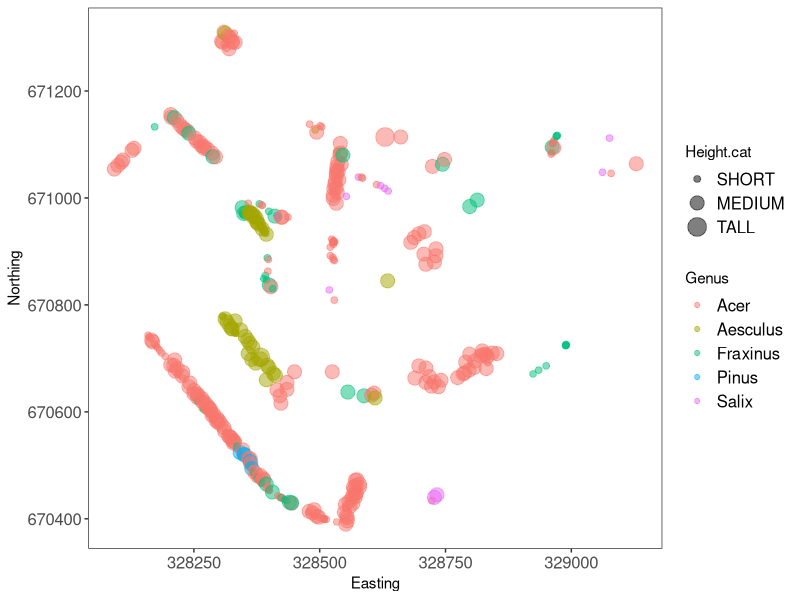
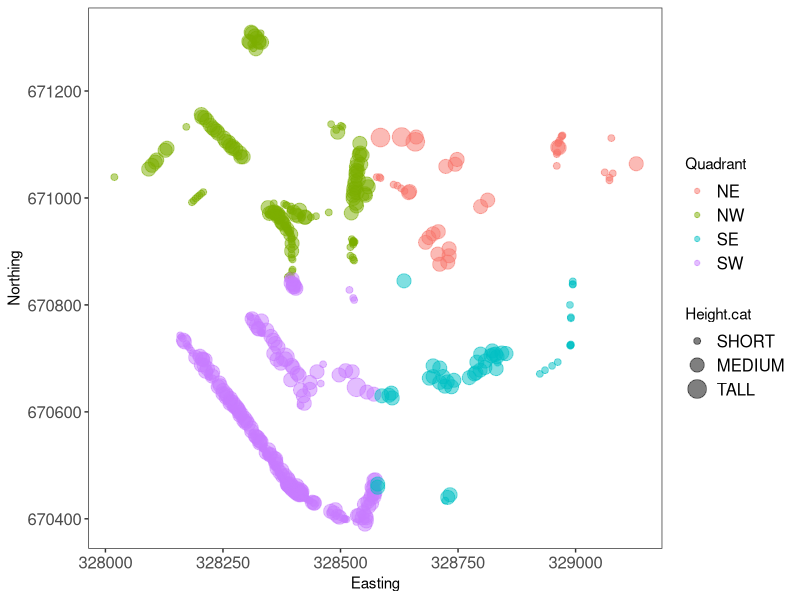
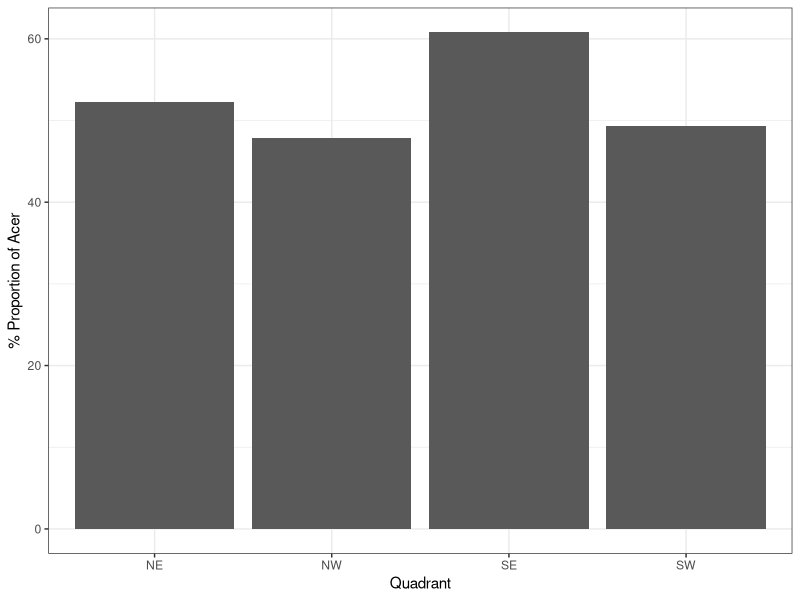
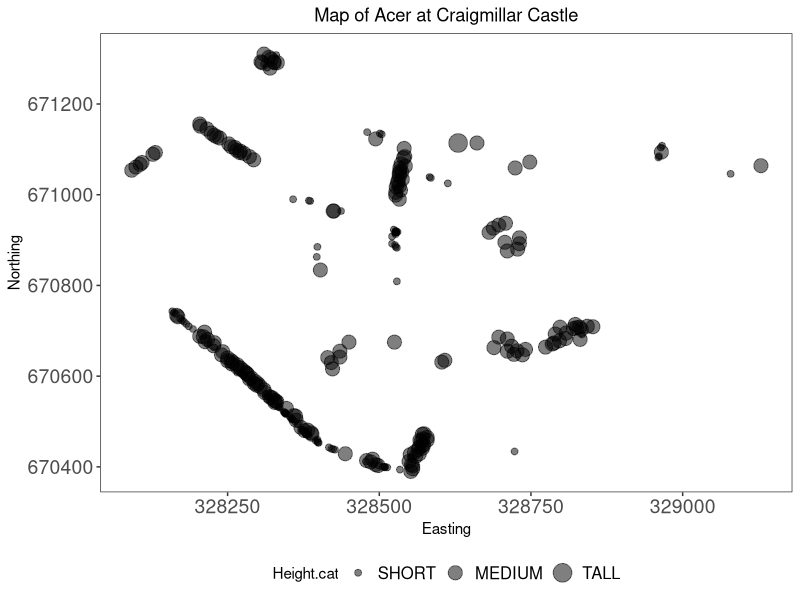
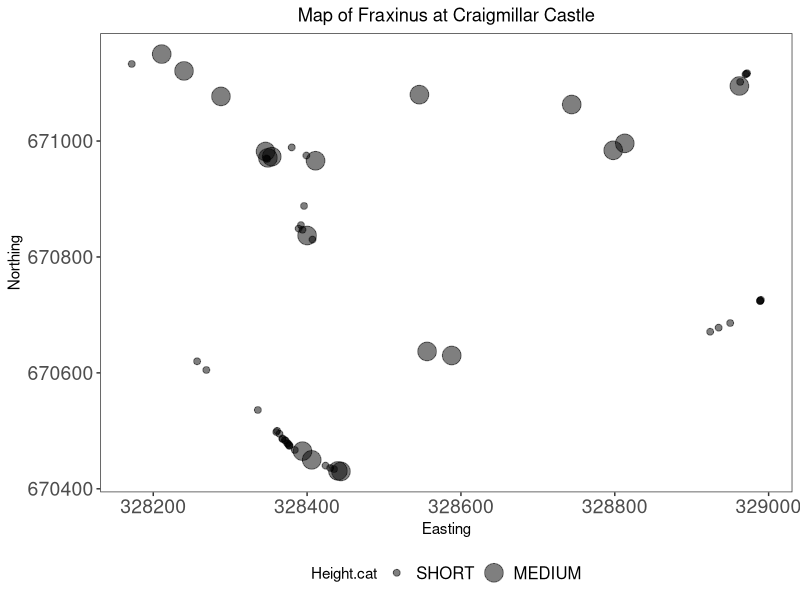
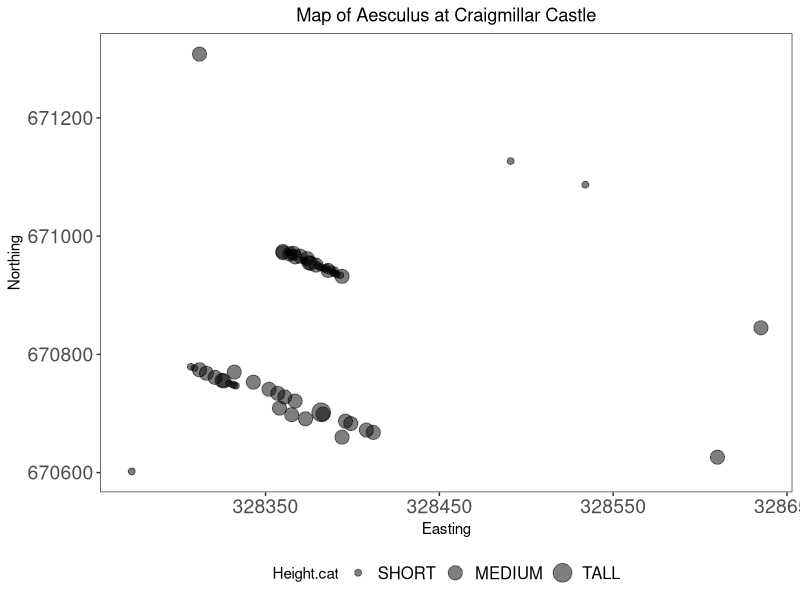
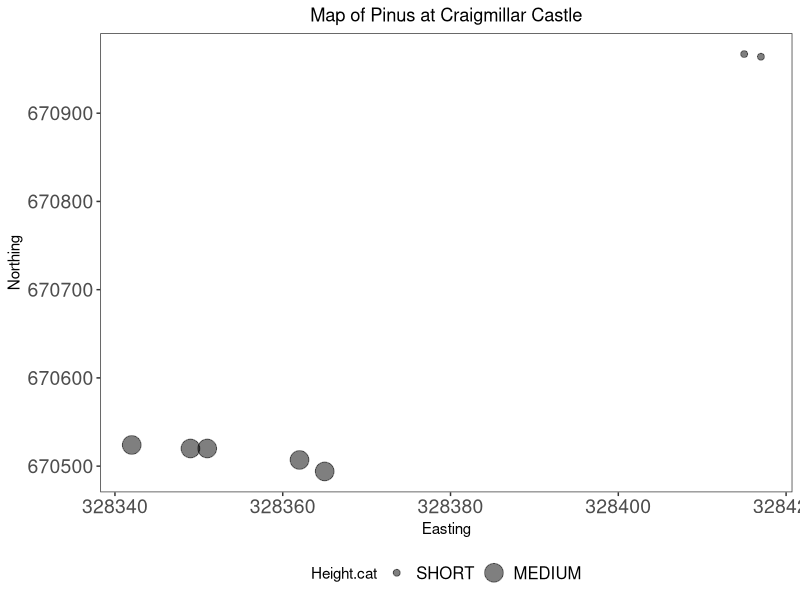
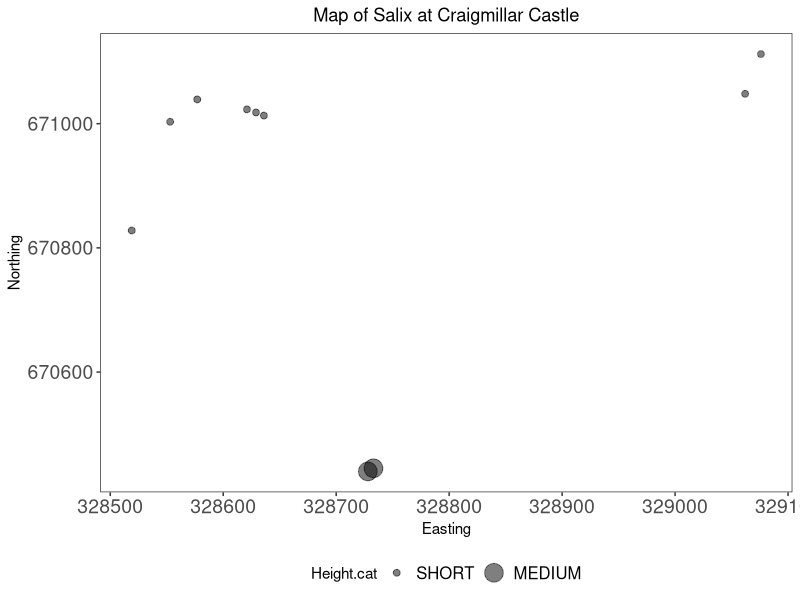

Generate these figures, in order, with R: (Note: this script raises an error after producing the figures.)
#################################################################
#                                                               #
#                   EFFICIENT DATA MANIPULATION                 #
#                USE PIPES TO STREAMLINE YOUR CODE              #
#                   Natasha Ramsden 17/06/2021                  #
#                                                               #
#################################################################

# Aims:
# Chain together multiple lines of codes with pipes %>%
# Use dplyr to its full potential
# Automate advanced tasks like plotting without writing a loop

# Data Info ----
# We are working with a subset of a larger dataset of trees within the City of 
# Edinburgh*. Work with subset of this large dataset (over 50 thousand trees!) 
# to the Special Landscape Area around Craigmillar Castle. trees.csv.

# *(Copyright City of Edinburgh Council, contains Ordnance Survey data © Crown 
# copyright and database right 2019)


# Libraries ----
library(dplyr)
library(ggplot2)
library(tidyr)
library(purrr)

# Set working directory ----
setwd("07_data_manipulation_2")

# Load data ----
trees <- read.csv("trees.csv", header=TRUE)
head(trees)


# 1. Intro to pipes ----

# Count the number of trees for each species 

trees.grouped <- group_by(trees, CommonName)
trees.summary <- summarise(trees.grouped, count = length(CommonName))   
# use length to count the no of rows (trees) for each group (species)
trees.summary <- tally(trees.grouped)  # does same as above

# USING THE PIPE | Ctrl + Shift + M | %>% 
# takes data frame created on left, passes it to function on right. 
# don't have to create intermediary objects
# avoids repeating object name in every function

trees.summary <- trees %>%  # the data frame object passed in the pipe
  group_by(CommonName) %>%  # don't need to name object, just grouping variable
  tally()   

# NOTE: Pipes only work on data frame objects, 
# and functions outside the tidyverse often require that you specify the 
# data source with a full stop dot .


# Count no of Ash, Rowan and Pine by age group

trees.subset <- trees %>%
  filter(CommonName %in% c('Common Ash', 'Rowan', 'Scots Pine')) %>% 
  group_by(CommonName, AgeGroup) %>% 
  tally()


# 2. More functions of dplyr ----

# summarise_all()
summ.all <- summarise_all(trees, mean)
# only 2 columns numeric - mean calculated, the rest have missing values


# ifelse()
# give ifelse() a conditional statement to evaluate + values to return 
# if true/false
vector <- c(4, 13, 15, 6)
ifelse(vector < 10, "A", "B") # if num < 10 return A, otherwise return B


# case_when()
# good for re-classifying values or factors
# extension of ifelse() - can assign more than 2 outcomes
# assign outcomes with tilde ~
vector2 <- c("What am I?", "A", "B", "C", "D")
case_when(vector2 == "What am I?" ~ "I am the walrus",
          vector2 %in% c("A", "B") ~ "goo",
          vector2 == "C" ~ "ga",
          vector2 == "D" ~ "joob")


# 3. Changing factor levels or create categorical variables ----

# mutate() + case_when() = good for changing factor levels/creating new var 
# based on existing ones

# create Genus column
# from LatinName can see many tree spp in same genera, 
# eg birch (Betula), willow (Salix)
# use character string search w grepl function

# first show species names
unique(trees$LatinName)

# create Genus column
trees.genus <- trees %>%
  mutate(Genus = case_when(  # create column and specify conditions
    grepl("Acer", LatinName) ~ "Acer",
    grepl("Fraxinus", LatinName) ~ "Fraxinus",
    grepl("Sorbus", LatinName) ~ "Sorbus",
    grepl("Betula", LatinName) ~ "Betula",
    grepl("Populus", LatinName) ~ "Populus",
    grepl("Laburnum", LatinName) ~ "Laburnum",
    grepl("Aesculus", LatinName) ~ "Aesculus", 
    grepl("Fagus", LatinName) ~ "Fagus",
    grepl("Prunus", LatinName) ~ "Prunus",
    grepl("Pinus", LatinName) ~ "Pinus",
    grepl("Sambucus", LatinName) ~ "Sambucus",
    grepl("Crataegus", LatinName) ~ "Crataegus",
    grepl("Ilex", LatinName) ~ "Ilex",
    grepl("Quercus", LatinName) ~ "Quercus",
    grepl("Larix", LatinName) ~ "Larix",
    grepl("Salix", LatinName) ~ "Salix",
    grepl("Alnus", LatinName) ~ "Alnus")
    )

# lots of typing! - but quicker than assigning each tree a genus individually

# here genus is first word of LatinName - use separate() - do above much easier!
trees.genus2 <- trees %>% 
  tidyr::separate(LatinName, c("Genus", "Species"), sep = " ",
                  remove = FALSE) %>%   # remove = FALSE means keep LatinName
  dplyr::select(-Species)  # remove new spp column


# create new height category variable Height.cat
# eg Height has 5 levels, we want 3
trees.genus <- trees.genus %>% 
  mutate(Height.cat = case_when(
    Height %in% c("Up to 5 meters", "5 to 10 meters") ~ "Short",
    Height %in% c("10 to 15 meters", "15 to 20 meters") ~ "Medium",
    Height == "20 to 25 meters" ~ "Tall")
    )

# reorder factor levels
# levels automatically sorted alphabetically, this not always useful
trees.genus$Height.cat <- factor(trees.genus$Height.cat)
levels(trees.genus$Height.cat)  # show levels in default order

trees.genus$Height.cat <- factor(trees.genus$Height.cat,
                                 levels = c("Short", "Medium", "Tall"),  # chosen order of levels
                                 labels = c("SHORT", "MEDIUM", "TALL")  # match sure these match order!
                                 )

levels(trees.genus$Height.cat)  # new order and levels


# 4. Advanced piping ----

# subset data to contain fewer genera
trees.five <- trees.genus %>% 
  filter(Genus %in% c("Acer", "Fraxinus", "Salix", "Aesculus", "Pinus"))

# map all trees
(map.all <- ggplot(trees.five) +
    geom_point(aes(x = Easting, y = Northing, 
                   size = Height.cat, colour = Genus), alpha = 0.5) +
    theme_bw() +
    theme(panel.grid = element_blank(),
          axis.text = element_text(size = 12),
          legend.text = element_text(size = 12))
  )

# map each genus separately - using pipes
# might want to facet plots instead, but sometimes want separate plots
# do() means almost any R function can be used within pipe - as long as data 
# provided as data = . where needed

# map for each genus
# tree.plots <- trees.five %>% 
#   group_by(Genus) %>% 
#   do(plots =  # the plotting call for do function
#        ggplot(data = .) +
#        geom_point(aes(x = Easting, y = Northing, 
#                       size = Height.cat), alpha = 0.5) +
#        labs(title = paste("Map of", .$Genus, "at Craigmillar Castle",
#                           sep = " ")) +
#        theme_bw() +
#        theme(panel.grid = element_blank(),
#              axis.text = element_text(size = 14),
#              legend.text = element_text(size = 12),
#              plot.title = element_text(hjust = 0.5),  # centre title
#              legend.position = "bottom")
#        )
# 
# tree.plots$plots  # show plots
# # tree.plots object where plots saved as lists within plots column created
# # do() function allows external functions to be used in pipes BUT tricky 
# # and being depreciated
# 
# # save plots to file
# tree.plots %>% 
#   do(., ggsave(.$plots, 
#                filename = paste(getwd(), "/", "map-", .$Genus, ".png", sep = ""),
#                device = "png", height = 12, width = 16, units = "cm"))


# SINCE do() BEING DEPRECIATED - use below instead for same result!
# alternative purr package to save files
# see https://www.brodrigues.co/blog/2017-03-29-make-ggplot2-purrr/ for explanation

# map2 from purrr

tree_plots <- trees.five %>%
  group_by(Genus) %>%
  nest() %>%
  mutate(plot = map2(data, Genus, ~ggplot(data = .) + 
                       geom_point(aes(x = Easting, y = Northing, 
                                      size = Height.cat), alpha = 0.5) +
                       labs(title = paste("Map of", Genus, "at Craigmillar Castle",
                                          sep = " ")) +
                       theme_bw() +
                       theme(panel.grid = element_blank(),
                             axis.text = element_text(size = 14),
                             legend.text = element_text(size = 12),
                             plot.title = element_text(hjust = 0.5),
                             legend.position = "bottom")))
print(tree_plots)

map2(paste0(getwd(), "/", "map-", tree_plots$Genus, ".png", sep = ""),
     tree_plots$plot, ggsave, device = "png", height = 12, width = 16, units = "cm")


# Sticking things together with paste()
# equivalent of f strings in python
 # see above file paths to save plots and plot titles for egs


# 5. Challenge yourself! ----

# The Craigmillar Castle team would like a summary of the different species 
# found within its grounds, but broken down in four quadrants (NE, NW, SE, SW).
# You can start from the trees.genus object created earlier.

# Can you calculate the species richness (e.g. the number of different species) 
# in each quadrant?

# They would also like to know how abundant the genus Acer is (as a % of the 
# total number of trees) in each quadrant.

# Finally, they would like, for each quadrant separately, a bar plot showing 
# counts of Acer trees in the different age classes, ordered so they read from
# Young (lumping together juvenile and semi-mature trees), Middle Aged,
# and Mature.

vertical_centre <- (max(trees.genus$Northing) + min(trees.genus$Northing)) / 2
horizontal_centre <- (max(trees.genus$Easting) + min(trees.genus$Easting)) / 2

trees.genus <- trees.genus %>%
  mutate(Quadrant = case_when(
    Northing <= vertical_centre & Easting <= horizontal_centre ~ "SW",
    Northing <= vertical_centre & Easting > horizontal_centre ~ "SE",
    Northing > vertical_centre & Easting <= horizontal_centre ~ "NW",
    Northing > vertical_centre & Easting > horizontal_centre ~ "NE"
  ))
    
# Check quadrant assignment successful
# map trees according to quadrant
(map.all <- ggplot(trees.genus) +
    geom_point(aes(x = Easting, y = Northing, 
                   size = Height.cat, colour = Quadrant), alpha = 0.5) +
    theme_bw() +
    theme(panel.grid = element_blank(),
          axis.text = element_text(size = 12),
          legend.text = element_text(size = 12))
)

# species richness per quadrant
quad_summary <- trees.genus %>% 
  group_by(Quadrant) %>% 
  summarise(count = length(CommonName),
            spp_richness = length(unique(LatinName)))


# Acer abundance
acer_abund <- trees.genus %>% 
  group_by(Quadrant, Genus) %>% 
  tally() %>%  # count no of trees of each genus
  group_by(Quadrant) %>% 
  mutate(total = sum(n)) %>%  # calculate total no of trees per quadrant
  filter(Genus == "Acer") %>%   # only keep acers
  mutate(acer_percent = n / total * 100) %>% 
  dplyr::select(-Genus)

# plot percentage of acers in each quadrant
ggplot(acer_abund) +
  geom_col(aes(x = Quadrant, y = acer_percent)) +
  labs(x = 'Quadrant', y = '% Proportion of Acer') +
  theme_bw()


# reorder to descending % order
acer_abund2 <- acer_abund
acer_abund2$Quadrant <- reorder(acer_abund3$Quadrant, -acer_abund$acer_percent)

ggplot(acer_abund2) +
  geom_col(aes(x = Quadrant, y = acer_percent)) +
  labs(x = 'Quadrant', y = '% Proportion of Acer') +
  theme_bw()


# bar plots of acer by age category

acers <- trees.genus %>% 
  filter(Genus == "Acer")

acers$AgeGroup <- factor(acers$AgeGroup,
                        levels = c('Juvenile', 'Semi-mature', 'Middle Aged', 'Mature'),
                        labels = c('Young', 'Young', 'Middle Aged', 'Mature'))

levels(acers$AgeGroup)

acer_plots <- acers %>%
  group_by(Quadrant) %>%
  nest() %>%
  mutate(plot = map2(data, Quadrant, ~ggplot(data = .) + 
                       geom_bar(aes(x = AgeGroup)) +
                       labs(title = paste("Age Distribution of Acers in", Quadrant, "of Craigmillar Castle",
                                          sep = " "), x = 'Age group', y = 'Number of trees') +
                       theme_bw() +
                       theme(panel.grid = element_blank(),
                             axis.text = element_text(size = 14),
                             legend.text = element_text(size = 12),
                             plot.title = element_text(hjust = 0.5),
                             legend.position = "bottom")))


print(acer_plots)

map2(paste0(getwd(), "/", "acers-", acer_plots$Quadrant, ".png", sep = ""),
     acer_plots$plot, ggsave, device = "png", height = 12, width = 16, units = "cm")

